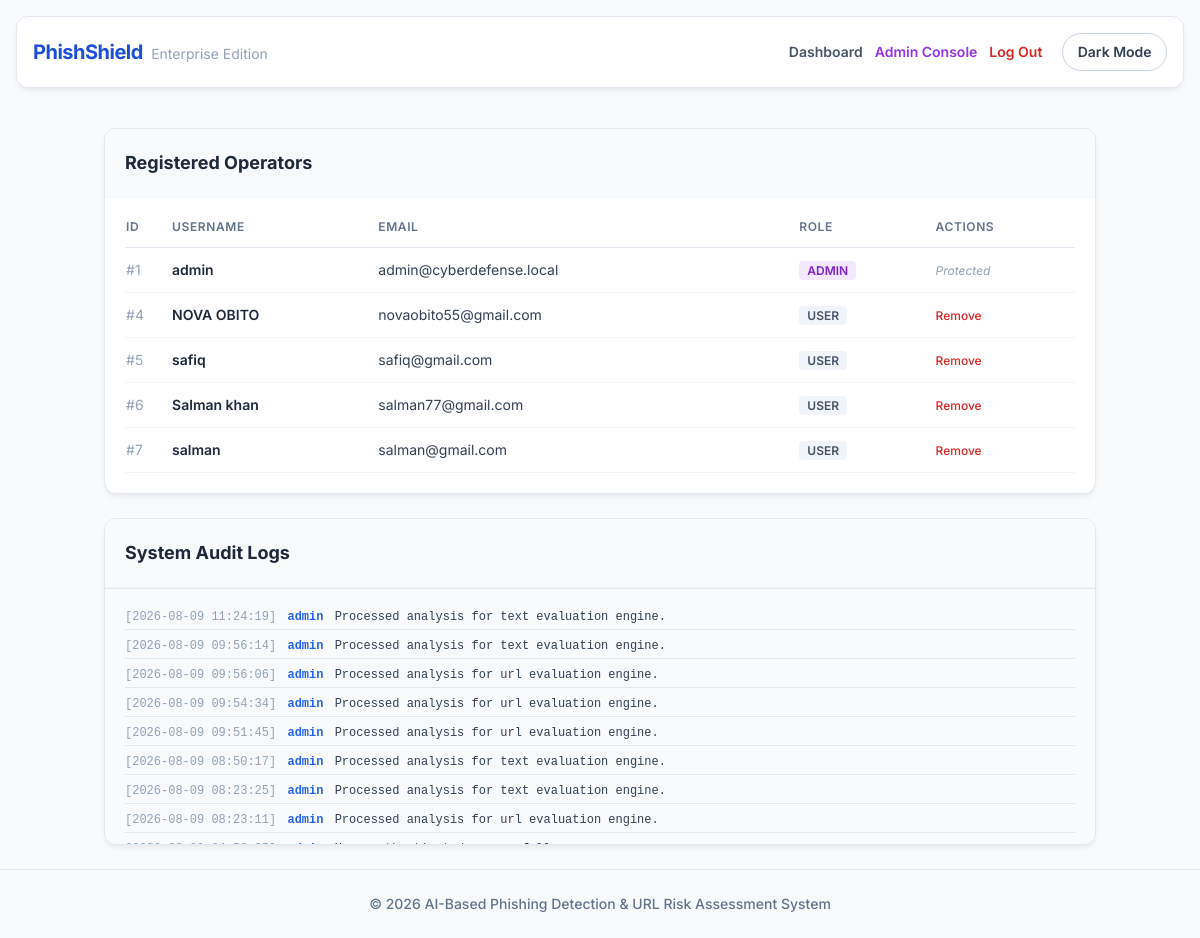
The page /admin (signed in) on the database its author committed.
### tables this page shows
CREATE TABLE users (
            id INTEGER PRIMARY KEY AUTOINCREMENT,
            username TEXT UNIQUE NOT NULL,
            email TEXT UNIQUE NOT NULL,
            password TEXT NOT NULL,
            role TEXT DEFAULT 'user'
        );

CREATE TABLE logs (
            id INTEGER PRIMARY KEY AUTOINCREMENT,
            user_id INTEGER,
            action TEXT,
            timestamp DATETIME DEFAULT CURRENT_TIMESTAMP
        );

### app.py (the view)
@app.route('/admin')
def admin_panel():
    if 'role' not in session or session['role'] != 'admin':
        return "Access Violation. Privileged personnel authorization vector required.", 403
    conn = sqlite3.connect(DB_PATH)
    c = conn.cursor()
    c.execute("SELECT id, username, email, role FROM users")
    all_users = c.fetchall()
    c.execute('''
        SELECT logs.id, users.username, logs.action, logs.timestamp
        FROM logs LEFT JOIN users ON logs.user_id = users.id
        ORDER BY logs.timestamp DESC LIMIT 50
    ''')
    system_logs = c.fetchall()
    conn.close()
    return render_template('admin.html', users=all_users, logs=system_logs)

### templates/admin.html
{% extends 'layout.html' %}
{% block content %}
<div class="space-y-6">
    <div class="card p-0 overflow-hidden">
        <div class="p-5 border-b border-slate-100 bg-slate-50">
            <h2 class="text-lg font-bold text-slate-800">Registered Operators</h2>
        </div>
        <div class="p-5">
            <table class="w-full text-left text-sm">
                <thead>
                    <tr class="text-slate-500 uppercase text-xs tracking-wider border-b border-slate-200">
                        <th class="pb-3 font-semibold">ID</th>
                        <th class="pb-3 font-semibold">Username</th>
                        <th class="pb-3 font-semibold">Email</th>
                        <th class="pb-3 font-semibold">Role</th>
                        <th class="pb-3 font-semibold">Actions</th>
                    </tr>
                </thead>
                <tbody class="text-slate-700">
                    {% for user in users %}
                    <tr class="border-b border-slate-100">
                        <td class="py-3 text-slate-400">#{{ user[0] }}</td>
                        <td class="py-3 font-semibold text-slate-800">{{ user[1] }}</td>
                        <td class="py-3">{{ user[2] }}</td>
                        <td class="py-3">
                            <span class="px-2 py-0.5 rounded text-xs font-semibold {% if user[3] == 'admin' %}bg-purple-100 text-purple-700{% else %}bg-slate-100 text-slate-600{% endif %}">
                                {{ user[3] | upper }}
                            </span>
                        </td>
                        <td class="py-3">
                            {% if user[3] != 'admin' %}
                            <a href="{{ url_for('delete_user', user_id=user[0]) }}" class="text-red-600 hover:text-red-800 font-medium text-xs">Remove</a>
                            {% else %}
                            <span class="text-slate-400 text-xs italic">Protected</span>
                            {% endif %}
                        </td>
                    </tr>
                    {% endfor %}
                </tbody>
            </table>
        </div>
    </div>
    <div class="card p-0 overflow-hidden">
        <div class="p-5 border-b border-slate-100 bg-slate-50">
            <h2 class="text-lg font-bold text-slate-800">System Audit Logs</h2>
        </div>
        <div class="p-5 bg-slate-50 h-64 overflow-y-auto font-mono text-xs text-slate-600 space-y-2 border-t border-slate-200">
            {% for log in logs %}
            <div class="border-b border-slate-200 pb-1">
                <span class="text-slate-400">[{{ log[3] }}]</span>
                <span class="text-blue-600 font-semibold mx-1">{{ log[1] or "SYSTEM" }}</span>
                <span class="text-slate-700">{{ log[2] }}</span>
            </div>
            {% endfor %}
        </div>
    </div>
</div>
{% endblock %}

### templates/layout.html (style rules this page uses)
:root { --bg: #f8fafc; --text: #334155; --muted: #64748b; --card: #ffffff; --surface: #f8fafc; --border: #e2e8f0; --input-bg: #f8fafc; --input-border: #cbd5e1; --input-text: #0f172a; --nav-bg: #ffffff; --footer-bg: #ffffff; --alert-success-bg: #ecfdf5; --alert-success-text: #166534; --alert-success-border: #d1fae5; --alert-danger-bg: #fef2f2; --alert-danger-text: #991b1b; --alert-danger-border: #fecaca; --toggle-bg: transparent; --toggle-border: #cbd5e1; --toggle-text: #334155; }
body { background-color: var(--bg); color: var(--text); font-family: 'Inter', sans-serif; }
.card { background-color: var(--card); border-radius: 0.75rem; box-shadow: 0 4px 6px -1px rgba(0, 0, 0, 0.05), 0 2px 4px -1px rgba(0, 0, 0, 0.03); border: 1px solid var(--border); }

### rows shown on the page
users: id "1", username "admin", email "admin@cyberdefense.local", role "ADMIN", shows "Protected"
users: id "4", username "NOVA OBITO", email "novaobito55@gmail.com", role "USER"
users: id "5", username "safiq", email "safiq@gmail.com", role "USER"
users: id "6", username "Salman khan", email "salman77@gmail.com", role "USER"
users: id "7", username "salman", email "salman@gmail.com", role "USER"
logs: timestamp "2026-08-09 11:24:19", username "admin", action "Processed analysis for text evaluation engine."
logs: timestamp "2026-08-09 09:56:14", username "admin", action "Processed analysis for text evaluation engine."
logs: timestamp "2026-08-09 09:56:06", username "admin", action "Processed analysis for url evaluation engine."
logs: timestamp "2026-08-09 09:54:34", username "admin", action "Processed analysis for url evaluation engine."
logs: timestamp "2026-08-09 09:51:45", username "admin", action "Processed analysis for url evaluation engine."
logs: timestamp "2026-08-09 08:50:17", username "admin", action "Processed analysis for text evaluation engine."
logs: timestamp "2026-08-09 08:23:25", username "admin", action "Processed analysis for text evaluation engine."
logs: timestamp "2026-08-09 08:23:11", username "admin", action "Processed analysis for url evaluation engine."
